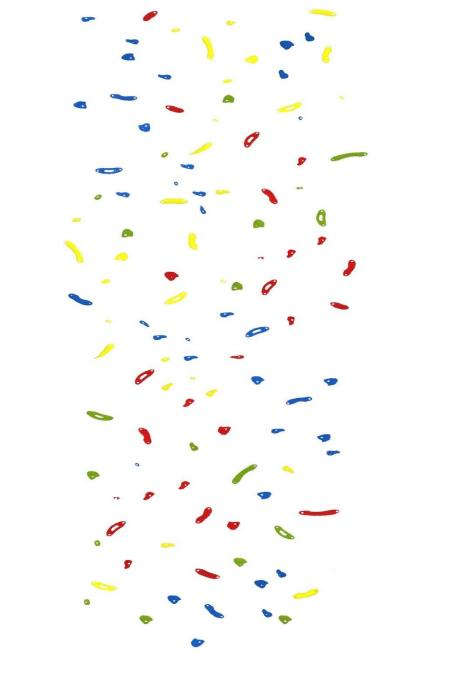
#> input picture A/image/read_02.jpg, 449 x 676 px
$ python test_02.py
#> lines starting #> are read from the running program, lines starting #| are printed output that depends on the picture; after the words box and inside, x2 and y2 are one past the last pixel; in counts of white or black regions, pixels touching at a corner belong together
# 总颜色提取

import cv2
import numpy as np
import matplotlib.pyplot as plt
import xlwt

# 读取图片文件  // 需要先进入到 code目录下再运行，才不会报错
img = cv2.imread("../image/read_02.jpg")
#> img is the input picture: shape (676, 449, 3); mean B, G, R 249.6, 251.3, 251.5

# 转换为HSV颜色空间
hsv = cv2.cvtColor(img, cv2.COLOR_BGR2HSV)
#> hsv: shape (676, 449, 3); mean H, S, V 19.3, 5.7, 252.9

# 定义颜色范围，提取掩码
low_hsv = np.array([0, 0, 221])
high_hsv = np.array([180, 30, 255])
mask = cv2.inRange(hsv, lowerb=low_hsv, upperb=high_hsv)
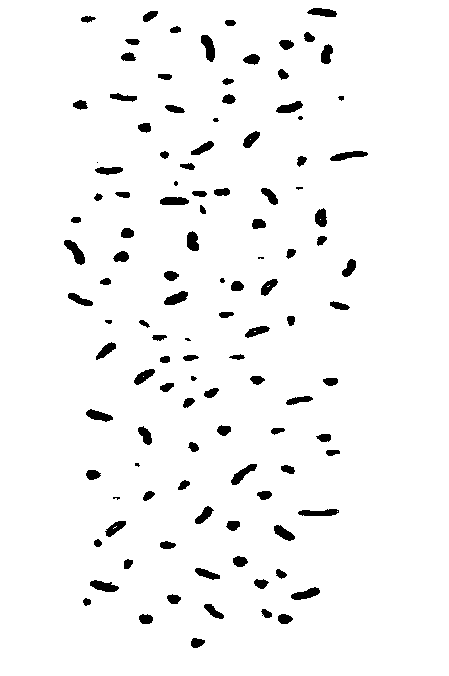
#> mask: shape (676, 449); 96.1% white; 115 black regions (9 under 20 px), largest, box (x1, y1, x2, y2) and area: (64, 240, 85, 265) 250, (201, 35, 215, 62) 239, (330, 151, 368, 161) 219

# 获取非掩码区域的坐标
list_y = []
list_x = []
for i in range(len(mask)):
    for j in range(len(mask[i])):
        if mask[i][j] == 0:
            list_x.append(j)
            list_y.append(len(mask)-i)
#> after the loop, list_x = 11981 values, max 367 at index 2782, min 64 at index 4597, mean 211.1; list_y = 11981 values, max 668 at index 0, min 29 at index 11976, mean 360.5

# 生成新的图片
output_img = np.zeros_like(img)
for i in range(len(list_x)):
    x = list_x[i]
    y = list_y[i]
    output_img[y, x][0] = img[y, x, 0]
    output_img[y, x][1] = img[y, x, 1]
    output_img[y, x][2] = img[y, x, 2]
#> this loop made 11981 passes
#> (x, y) on passes 1 to 3: (313, 668), (314, 668), (315, 668)
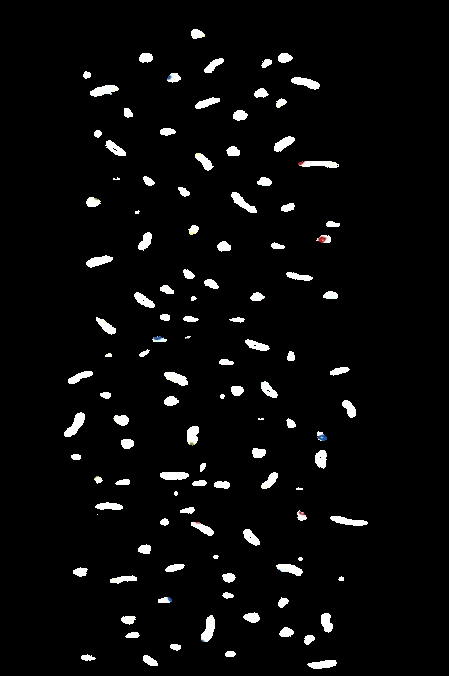
#> output_img: shape (676, 449, 3); mean B, G, R 9.9, 9.9, 9.9

# 保存新的图片
cv2.imwrite('../image/output_01.jpg', output_img)
